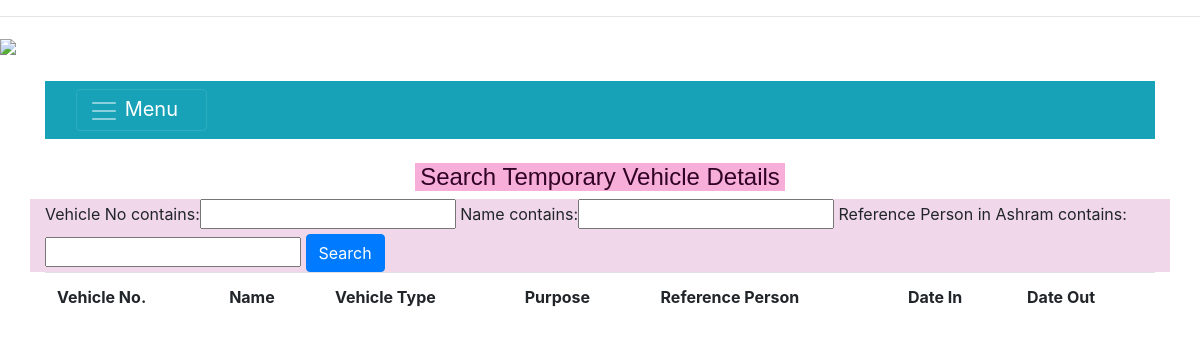
The app's page /searchTempVehicle/ (signed in), older data.
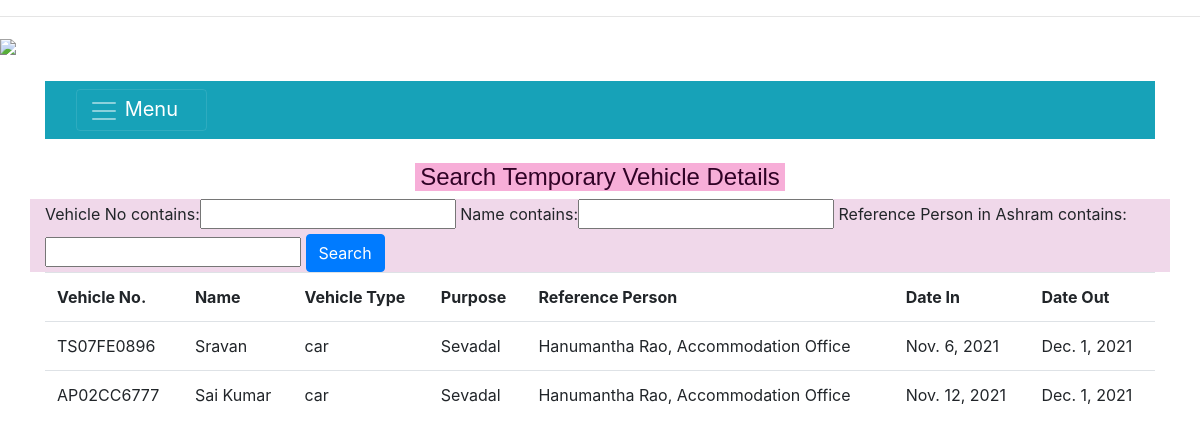
The same page, newer data.
### PranamsApp/models.py (models this page shows)
class TempVehicle(models.Model):
     Vehicle_No=models.CharField(max_length=20,unique=True)
     Name=models.CharField(max_length=100,null=True,blank=True)
     Type_Of_Vehicle=models.CharField(max_length=20, choices=VEHICLE_TYPE_CHOICES)
     Purpose=models.CharField(max_length=100,null=True,blank=True)
     Reference_Person_in_Ashram=models.CharField(max_length=100)
     Date_in=models.DateField(default=datetime.now().date() + timedelta(days=1))
     Date_out=models.DateField(default=datetime.now().date() + timedelta(days=2))
     Remarks=models.CharField(max_length=100,null=True,blank=True)
     Updated_Date=models.DateTimeField(auto_now_add = True)
     Updated_By=models.CharField(max_length=10,default='CSO')
     Status=models.CharField(max_length=2,default='Y')

### PranamsApp/views.py (the view)
# urls.py: url(r'^searchTempVehicle/$',views.searchTempVehicle,name="searchTempVehicle"),
@login_required
def searchTempVehicle(request):
    tv=TempVehicle.objects.filter(Status='Y')
    tvFilter=TempVehicleFilter(request.GET,queryset=tv)
    tv=tvFilter.qs
    context={'data':tv,'tvFilter':tvFilter}
    return render(request,"searchTempVehicle.html",
    context)

### template/searchTempVehicle.html (shortened to what this page needs)
{% extends "base.html" %}
{% load bootstrap4 %}
{% block  myblock %}
 <center>
                <br>
                <div class ="col-md-4 mx-auto">
                        <h4 style="color:rgb(48, 2, 38); font-family:sans-serif;
                        background-color:rgb(247, 174, 216);">Search Temporary Vehicle Details</h4>
                </div>
                </center>
<div class="container">
        <div class="row">
                <div style="background-color:rgb(240, 216, 234); " class ="col-md-12 mx-auto">
                                       <form method="get">
                                       {{tvFilter.form}}
                                        <button class="btn btn-primary" type="submit">
                                                Search
                                        </button>
                                </form>
                </div>
        </div>
        <div>
                                        <table class="table">
                                                <tr>
                                                        <th>Vehicle No.</th>
                                                        <th>Name</th>
                                                        <th>Vehicle Type</th>
                                                        <th>Purpose</th>
                                                        <th>Reference Person</th>
                                                        <th>Date In</th>
                                                        <th>Date Out</th>
                                                </tr>
                                                {% for record in data %}
                                                <tr>
                                                <td>
                                                {{record.Vehicle_No}}
                                        </td>
                                        <td>
                                                {{record.Name}}
                                        </td>
                                        <td>
                                                {{record.Type_Of_Vehicle}}
                                        </td>
                                        <td>
                                                {{record.Purpose}}
                                        </td>
                                        <td>
                                                {{record.Reference_Person_in_Ashram}}
                                        </td>
                                        <td>
                                                {{record.Date_in}}
                                        </td>
                                        <td>
                                                {{record.Date_out}}
                                        </td>
                                        </tr>
                                                {% endfor %}
                                        </table>
                                </div>
</div>
{% endblock %}

### template/base.html (shortened to what this page needs)
<!DOCTYPE html>
{% load static %}
<html lang="en">
<head>
    <hr>
    <link rel="stylesheet" href="https://cdnjs.cloudflare.com/ajax/libs/twitter-bootstrap/4.1.2/css/bootstrap.min.css"/>
    <div class="row-fluid">
        <img class="img-fluid" src="/media/PRANAMS_New.png"></img>
    </div>
</head>
<br>
<body>
    <div class="container">
    <nav class="navbar navbar-default navbar-dark bg-info">
                    <div class='container'>
                        <div class='navbar-header'>
                    <button type="button" class="navbar-toggler" data-toggle="collapse" data-target="#main-menu"
                    aria-controls="navbarSupportedContent" aria-expanded="false" aria-label="Toggle navigation">
                    <span class="navbar-toggler-icon"></span>
                    <a class="navbar-brand" href="#">Menu</a>
                    </button>
            </div>
                    </div>
                </nav>
        </div>
    {% block  myblock %}
    {% endblock %}
</body>
</html>

Row changes from the older to the newer data that the page shows:
added TempVehicle: Vehicle_No "TS07FE0896", Name "Sravan", Type_Of_Vehicle "car", Purpose "Sevadal", Reference_Person_in_Ashram "Hanumantha Rao, Accommodation Office", Date_in "Nov. 6, 2021", Date_out "Dec. 1, 2021"
added TempVehicle: Vehicle_No "AP02CC6777", Name "Sai Kumar", Type_Of_Vehicle "car", Purpose "Sevadal", Reference_Person_in_Ashram "Hanumantha Rao, Accommodation Office", Date_in "Nov. 12, 2021", Date_out "Dec. 1, 2021"
